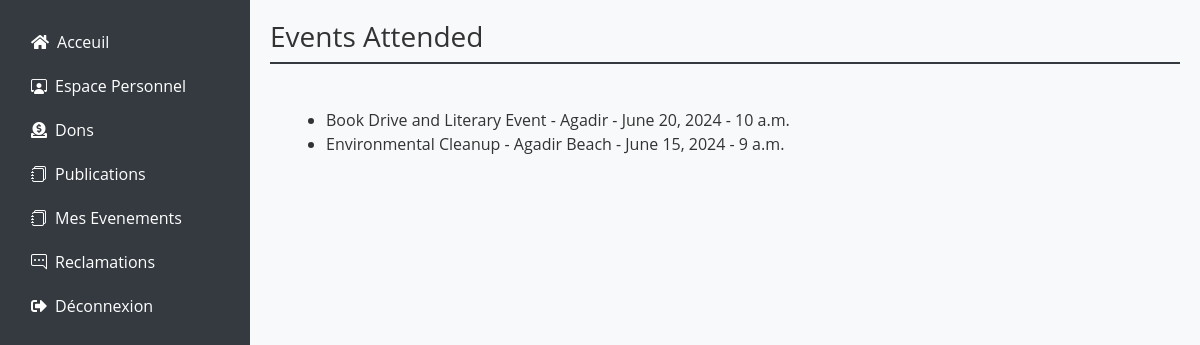
Screenshot of /events/donor_event_list/ (signed in) with the database file from the repository.
### events/models.py (models this page shows, shortened)
class Event(models.Model):
    user=models.ForeignKey(User,on_delete=models.CASCADE,null=True)
    title = models.CharField(max_length=200)
    description = models.TextField()
    date = models.DateField()
    time = models.TimeField()
    image=models.ImageField(upload_to='photos/%y/%m/%d', blank=True)
    location = models.CharField(max_length=255)
    created_at = models.DateTimeField(auto_now_add=True)
    max_attendees = models.PositiveIntegerField(default=0)  # Maximum number of attendees
    attendees = models.ManyToManyField(User, related_name='attended_events', blank=True)

### events/views.py (the view)
# urls.py: path('donor_event_list/', views.donor_event_list, name='donor_event_list'),
def donor_event_list(request):
    donor = request.user
    events_attended = donor.attended_events.all()
    return render(request, 'events/donor_event_list.html', {'events_attended': events_attended})

### templates/events/donor_event_list.html (shortened to what this page needs)
{% load static %}
<!DOCTYPE html>
<html lang="en">
<head>
    <link href="https://cdn.jsdelivr.net/npm/bootstrap@5.3.2/dist/css/bootstrap.min.css" rel="stylesheet">
    <link href="https://cdnjs.cloudflare.com/ajax/libs/font-awesome/5.15.4/css/all.min.css" rel="stylesheet">
    <link href="https://cdn.jsdelivr.net/npm/bootstrap-icons/font/bootstrap-icons.css" rel="stylesheet">
</head>
<body>
    <div class="sidebar">
        <ul class="nav flex-column">
            <li class="nav-item">
                <a class="nav-link" href="/"><i class="fas fa-home"></i>Acceuil</a>
            </li>
            <li class="nav-item">
                <a class="nav-link" href="{% url 'dashboard_donor' %}"><i class="bi bi-person-workspace"></i></i>Espace Personnel</a>
            </li>
            <li class="nav-item">
                <a class="nav-link text-white" href="{% url 'viewDons' %}"><i class="fas fa-donate me-2"></i>Dons</a>
            </li>
            <li class="nav-item">
                <a class="nav-link text-white" href="{% url 'PubList' %}"><i class="bi bi-journals me-2"></i>Publications</a>
            </li>
            <li class="nav-item"><a class="nav-link" href="{% url 'donor_event_list'%}">
                <i class="bi bi-journals me-2"></i>Mes Evenements
            </a></li>
            <li class="nav-item ">
                <a class="nav-link " href="{% url 'view_reclamations' %}" role="button"  ><i class="bi bi-chat-right-dots"></i>Reclamations</a>
            </li>
            <li class="nav-item">
                <a class="nav-link" href="{% url 'logout' %}"><i class="fas fa-sign-out-alt"></i>Déconnexion</a>
            </li>
        </ul>
    </div>
    <div class="main-content">
    <h1>Events Attended</h1>
    <main class="col-md-10 bg-light p-4 content">
        <ul>
            {% for event in events_attended %}
                <li>{{ event.title }} - {{ event.location }} - {{ event.date }} - {{ event.time }}</li>
            {% empty %}
                <li>No events attended.</li>
            {% endfor %}
        </ul>
    </main>
    </div>
</body>
</html>

### templates/events/donor_event_list.html (style rules this page uses)
body { font-family: 'Open Sans', sans-serif; background-color: #f8f9fa; color: #333; margin: 0; padding: 0; }
.sidebar { position: fixed; top: 0; left: 0; height: 100%; width: 250px; padding-top: 20px; background-color: #343a40; color: #fff; }
.sidebar a { padding: 10px 15px; text-decoration: none; font-size: 16px; color: #fff; display: block; }
.main-content { margin-left: 250px; padding: 20px; }
h1 { font-size: 28px; margin-bottom: 20px; padding-bottom: 8px; border-bottom: 2px solid #343a40; }
.nav { list-style: none; display: flex; justify-content: space-between; }
.nav-item { margin-left: 1rem; margin-right: 1rem; }
.nav-link { color: #fff; font-size: 1rem; }
.nav-link i { margin-right: 0.5rem; }

### rows the page displays
Event: title "Book Drive and Literary Event", location "Agadir", date "June 20, 2024", time "10 a.m."
Event: title "Environmental Cleanup", location "Agadir Beach", date "June 15, 2024", time "9 a.m."
